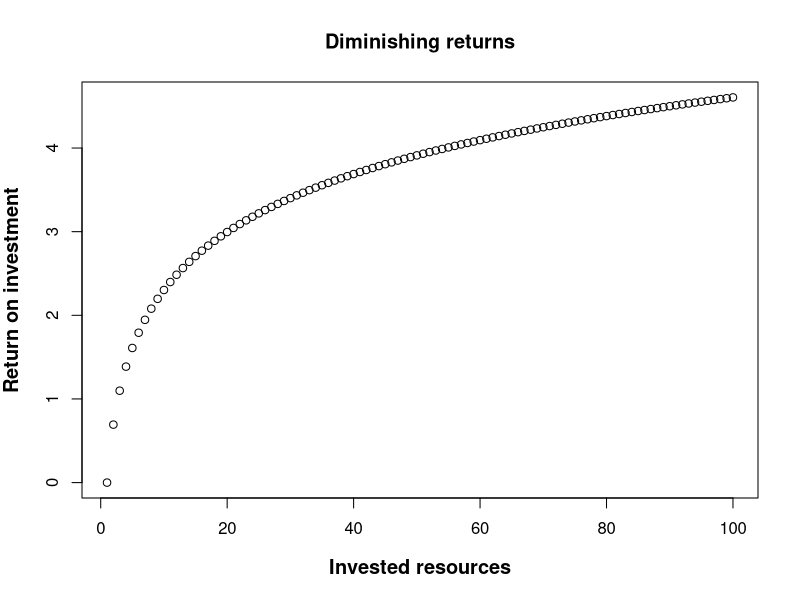
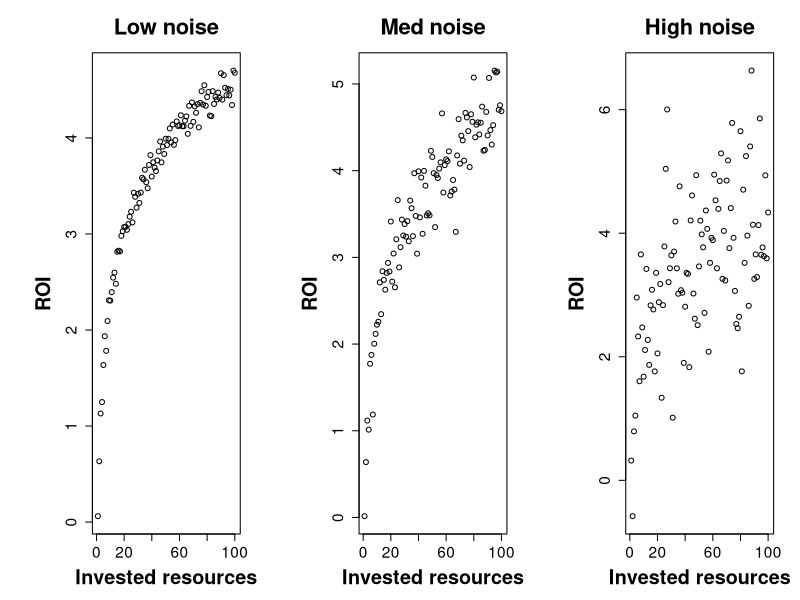
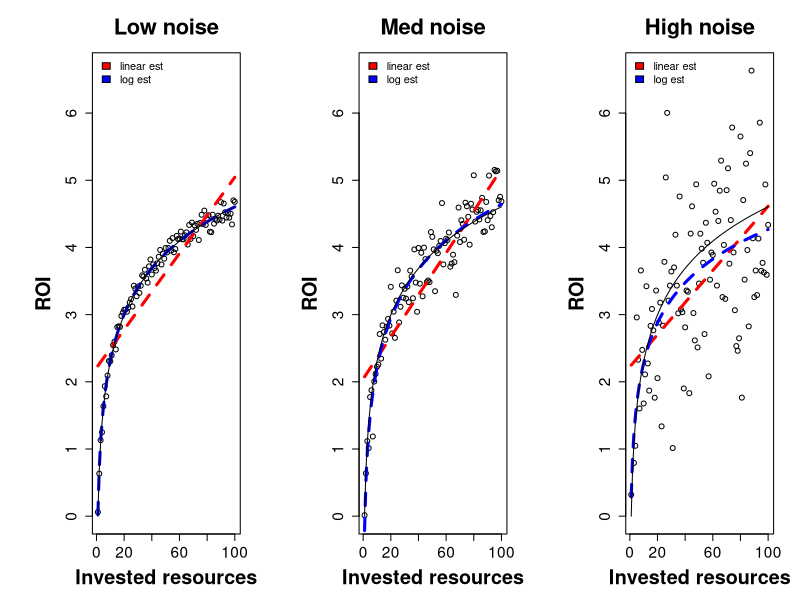
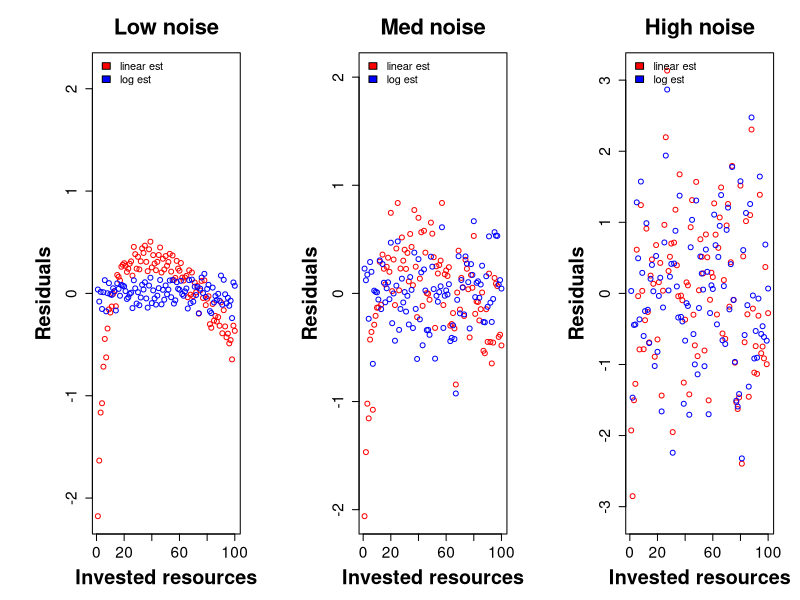

Recreate these plots in R, in order.
## ---- chunk 1
x1=1:100
y=log(x1)
plot(x1,y,main='Diminishing returns',xlab='Invested resources',ylab='Return on investment',font.lab=2,cex.lab=1.2)
## ---- chunk 2
# update y values to include noise
par(mfrow=c(1,3),font.lab=2,cex.lab=1.8,cex.main=2,cex.axis=1.4,mar = c(5,7,4,2))
y=log(x1) + rnorm(length(x1),sd=0.1)
y2=log(x1) + rnorm(length(x1),sd=0.3)
y3=log(x1) + rnorm(length(x1),sd=1)
plot(x1,y,main='Low noise',xlab='Invested resources',ylab='ROI')
plot(x1,y2,main='Med noise',xlab='Invested resources',ylab='ROI')
plot(x1,y3,main='High noise',xlab='Invested resources',ylab='ROI')
## ---- chunk 3

pltFits=function(yvar=y2,xvar=x1,title='Diminishing returns')
{
  ymax = max(y,y2,y3)
  plot(xvar,yvar,main=title,xlab='Invested resources',ylab='ROI',font.lab=2,ylim=c(0,ymax))
  linEst=lm(yvar~xvar)
  logEst=lm(yvar~log(xvar))
  lines(xvar,predict(linEst),lwd=3,col='red',lty=2)
  lines(xvar,predict(logEst),lwd=3,col='blue',lty=2)
  f=function(x){log(x)}
  curve(f,from=min(xvar),to=max(xvar),add=T)
  legend('topleft',c('linear est','log est'),fill=c('red','blue'),bty='n')
 }

par(mfcol=c(1,3),cex.lab=1.8,cex.main=2,cex.axis=1.4,mar = c(5,7,4,2))
pltFits(y,title='Low noise')
pltFits(y2,title='Med noise')
pltFits(y3,title='High noise')
## ---- chunk 4
pltRes=function(yvar=y2,xvar=x1,title='Diminishing returns')
  {
  linEst=lm(yvar~xvar)
  logEst=lm(yvar~log(xvar))
  resMax = max(abs(linEst$residuals),abs(logEst$residuals))
  plot(linEst$residuals,ylim=c(-resMax,resMax),col='red',main=title,xlab='Invested resources',ylab='Residuals',font.lab=2)
  points(logEst$residuals,ylim=c(-resMax,resMax),col='blue')
  legend('topleft',c('linear est','log est'),fill=c('red','blue'),bty='n')
}
par(mfcol=c(1,3),cex.lab=1.8,cex.main=2,cex.axis= 1.4,mar = c(5,7,4,2))
pltRes(y,title='Low noise')
pltRes(y2,title='Med noise')
pltRes(y3,title='High noise')
## ---- chunk 5
logEst=summary(lm(y3~log(x1)))$r.squared
linEst=summary(lm(y3~x1))$r.squared
paste0('linear R2 = ',linEst)
paste0('log R2 = ',logEst)
